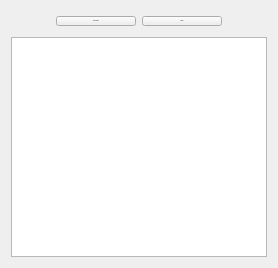
              <widget class="QWidget" name="tab_6">
               <attribute name="title">
                <string>LOG</string>
               </attribute>
               <layout class="QGridLayout" name="gridLayout_2">
                <item row="0" column="0">
                 <layout class="QVBoxLayout" name="verticalLayout_3">
                  <item>
                   <layout class="QHBoxLayout" name="horizontalLayout_8">
                    <item>
                     <spacer name="horizontalSpacer_2">
                      <property name="orientation">
                       <enum>Qt::Horizontal</enum>
                      </property>
                      <property name="sizeHint" stdset="0">
                       <size>
                        <width>40</width>
                        <height>20</height>
                       </size>
                      </property>
                     </spacer>
                    </item>
                    <item>
                     <widget class="QPushButton" name="BAT_Clear_Screen">
                      <property name="font">
                       <font>
                        <family>Tahoma</family>
                        <pointsize>-1</pointsize>
                        <weight>50</weight>
                        <italic>false</italic>
                        <bold>false</bold>
                       </font>
                      </property>
                      <property name="styleSheet">
                       <string notr="true">font: 14px &quot;Tahoma&quot;;</string>
                      </property>
                      <property name="text">
                       <string>Clear screen</string>
                      </property>
                     </widget>
                    </item>
                    <item>
                     <widget class="QPushButton" name="BAT_Pause">
                      <property name="font">
                       <font>
                        <family>Tahoma</family>
                        <pointsize>-1</pointsize>
                        <weight>50</weight>
                        <italic>false</italic>
                        <bold>false</bold>
                       </font>
                      </property>
                      <property name="styleSheet">
                       <string notr="true">font: 14px &quot;Tahoma&quot;;</string>
                      </property>
                      <property name="text">
                       <string>Pause</string>
                      </property>
                     </widget>
                    </item>
                    <item>
                     <spacer name="horizontalSpacer_3">
                      <property name="orientation">
                       <enum>Qt::Horizontal</enum>
                      </property>
                      <property name="sizeHint" stdset="0">
                       <size>
                        <width>40</width>
                        <height>20</height>
                       </size>
                      </property>
                     </spacer>
                    </item>
                   </layout>
                  </item>
                  <item>
                   <widget class="QPlainTextEdit" name="BAT_SerialData_display">
                    <property name="minimumSize">
                     <size>
                      <width>0</width>
                      <height>220</height>
                     </size>
                    </property>
                    <property name="font">
                     <font>
                      <family>Tahoma</family>
                      <pointsize>-1</pointsize>
                      <weight>50</weight>
                      <italic>false</italic>
                      <bold>false</bold>
                     </font>
                    </property>
                    <property name="styleSheet">
                     <string notr="true">font: 14px &quot;Tahoma&quot;;</string>
                    </property>
                   </widget>
                  </item>
                 </layout>
                </item>
               </layout>
              </widget>
